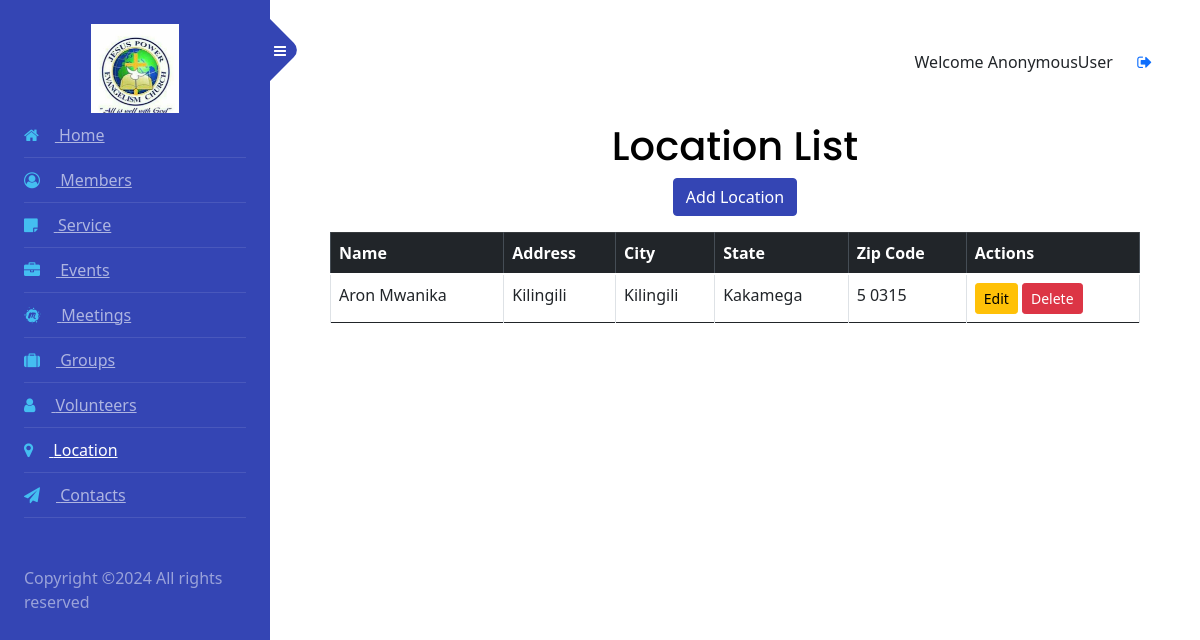
Page /locations/ on the committed database.
### dashboard/models.py (models this page shows, shortened)
class Location(models.Model):
    name = models.CharField(max_length=100)
    address = models.TextField(blank=True)
    city = models.CharField(max_length=100)
    state = models.CharField(max_length=100)
    zip_code = models.CharField(max_length=10, blank=True)

### dashboard/views.py (the view)
# urls.py: path('locations/', location_list, name='location_list'),
def location_list(request):
    locations = Location.objects.all()
    return render(request, 'location_list.html', {'locations': locations})

### dashboard/templates/location_list.html (shortened to what this page needs)
{% extends "admin-sidebar.html" %}
{% load static %}
{% block content %}
</head>
    <link href="https://cdn.jsdelivr.net/npm/bootstrap@5.0.2/dist/css/bootstrap.min.css" rel="stylesheet">
</head>
<body>
    <div class="container mt-5">
        <h1 class="text-center">Location List</h1>
        <div class="text-center mb-3">
            <a href="{% url 'add_location' %}" class="btn btn-primary">Add Location</a>
        </div>
        <div class="table-responsive">
            <table class="table table-hover table-bordered">
                <thead class="table-dark">
                    <tr>
                        <th>Name</th>
                        <th>Address</th>
                        <th>City</th>
                        <th>State</th>
                        <th>Zip Code</th>
                        <th>Actions</th>
                    </tr>
                </thead>
                <tbody>
                    {% for location in locations %}
                    <tr>
                        <td>{{ location.name }}</td>
                        <td>{{ location.address }}</td>
                        <td>{{ location.city }}</td>
                        <td>{{ location.state }}</td>
                        <td>{{ location.zip_code }}</td>
                        <td>
                            <a href="{% url 'edit_location' location.id %}" class="btn btn-warning btn-sm">Edit</a>
                            <a href="{% url 'delete_location' location.id %}" class="btn btn-danger btn-sm">Delete</a>
                        </td>
                    </tr>
                    {% endfor %}
                </tbody>
            </table>
        </div>
    </div>
</body>
</html>
{% endblock %}

### rows in the picture
Location: name "Aron Mwanika", address "Kilingili", city "Kilingili", state "Kakamega", zip_code "5 0315"

### other values in the picture
{{ user }} "AnonymousUser"
